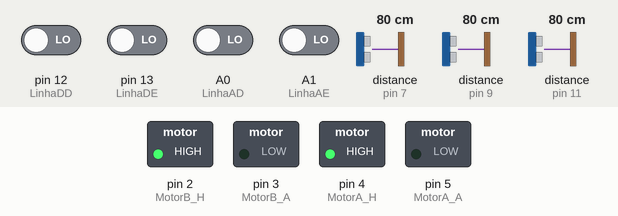
This sketch was run on a simulated Arduino Uno, built with avr-gcc and run on an emulated ATmega328P. Parts: switched loads named in the sketch (green lamp = pin HIGH). Dashed ring = blinking. Inputs (shaded band) come from the test bench; at power-on: A0 (LinhaAD), A1 (LinhaAE), pin 12 (LinhaDD), pin 13 (LinhaDE) LOW, distance to the obstacle (sensors on pin 9, pin 7, pin 11) 80 cm. The echo pulse lasts 58.3 µs per cm; what the sketch prints to the serial monitor is not drawn.

Above: at 1.2 s.
1.3 s: distance to the obstacle (sensor on pin 9) set to 11 cm
2.8 s: distance to the obstacle (sensor on pin 9) set to 8 cm
5.0 s: distance to the obstacle (sensor on pin 7) set to 2 cm
At 6.0 s:
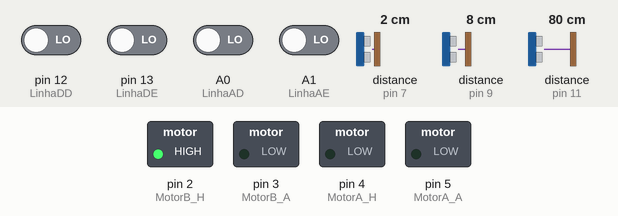
6.7 s: distance to the obstacle (sensor on pin 9) set to 6 cm
8.2 s: distance to the obstacle (sensor on pin 9) set to 3 cm
At 8.55 s:
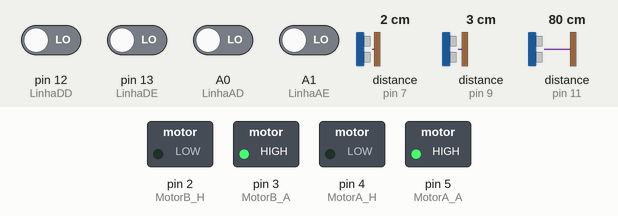
11.2 s: distance to the obstacle (sensor on pin 7) set to 120 cm
At 12.16 s:
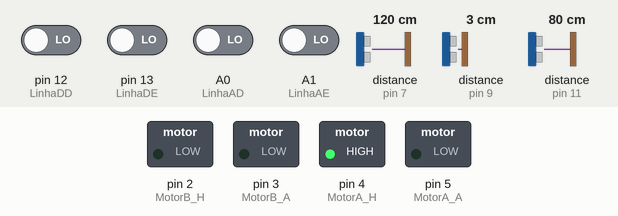
Timing chart, 0 to 15.2 s (numbered marks = the images above; inputs shaded):
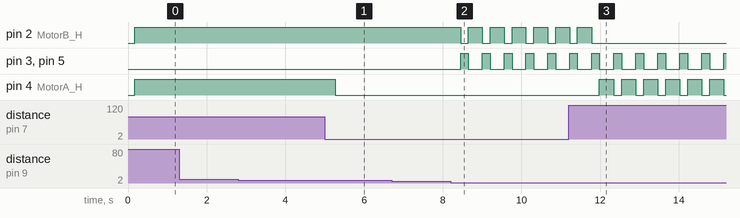

Measured:
- the behaviour switches between 5 and 4 cm on distance to the obstacle (sensor on pin 9) (found by bisection; images 1 and 2)
- after the input at 1.3 s, every drawn part: stays the same
- after the input at 2.8 s, every drawn part: stays the same
- after the input at 5.0 s, pin 4 (MotorA_H): HIGH → LOW after 0.27 s
- after the input at 6.7 s, every drawn part: stays the same
- after the input at 8.2 s, pin 2 (MotorB_H): alternates HIGH for 0.35 s and LOW for 0.20 s, starting after 0.25 s; pin 3 (MotorB_A), pin 5 (MotorA_A): alternates HIGH for 0.20 s and LOW for 0.35 s, starting after 0.25 s
- after the input at 11.2 s, pin 2 (MotorB_H): goes on until 11.8 s, then stays LOW; pin 4 (MotorA_H): alternates HIGH for 0.36 s and LOW for 0.20 s, starting after 0.78 s

The sketch:

Robo_3_Sensor.ino
```cpp
/***************************************************************/
/* Centro de Informática - Universidade Federal da Paraíba     */
/* Discente: Wagner Dantas Garcia - wagnergarcia@cc.ci.ufpb.br */
/* Data de Criação: 16/06/2019                                 */
/***************************************************************/
/* Robô com 3 Sensores Ultrasonico       */
/***************************************************************/

/* Importando as Bibliotecas */
#include <HCSR04.h>

/* Define os Pinos */

#define MotorB_H 2
#define MotorB_A 3
#define MotorA_H 4
#define MotorA_A 5
#define trigger_SensorD 6
#define echo_SensorD 7
#define trigger_SensorF 8
#define echo_SensorF 9
#define trigger_SensorE 10
#define echo_SensorE 11
#define LinhaDD 12
#define LinhaDE 13
#define LinhaAD A0
#define LinhaAE A1


/* Inicia os Sensores */
UltraSonicDistanceSensor sensorD(trigger_SensorD, echo_SensorD);
UltraSonicDistanceSensor sensorF(trigger_SensorF, echo_SensorF);
UltraSonicDistanceSensor sensorE(trigger_SensorE, echo_SensorE);

/* Prototipos */
void frente();
void direita();
void esquerda();
void parar();
void re();

void setup() {
  pinMode(LinhaAD, INPUT);
  pinMode(LinhaAE, INPUT);
  pinMode(LinhaDD, INPUT);
  pinMode(LinhaDE, INPUT);
  pinMode(MotorB_H, OUTPUT);
  pinMode(MotorB_A, OUTPUT);
  pinMode(MotorA_H, OUTPUT);
  pinMode(MotorA_A, OUTPUT);
  Serial.begin(9600);
  Serial.println("Lendo dados do Sensor...");
}

void loop() {
  double distanciaD, distanciaF, distanciaE;
  distanciaD = sensorD.measureDistanceCm();
  distanciaF = sensorF.measureDistanceCm();
  distanciaE = sensorE.measureDistanceCm();

  Serial.print("Sensor Direita Analogico = ");
  Serial.print(digitalRead(LinhaAD));

  Serial.print("Sensor Esquerda Analogico = ");
  Serial.print(digitalRead(LinhaAE));

  Serial.print("Sensor Direita Digital = ");
  Serial.print(digitalRead(LinhaDD));

  Serial.print("Sensor Esquerda Digital = ");
  Serial.print(digitalRead(LinhaDE));

  /*
  Serial.print("\t\t\t\t\t\t\t\tSensor Direita = ");
  Serial.print(distanciaD);
  Serial.println(" CM");

  Serial.print("\t\t\t\tSensor Frente = ");
  Serial.print(distanciaF);
  Serial.println(" CM");

  Serial.print("Sensor Esquerda = ");
  Serial.print(distanciaE);
  Serial.println(" CM");
  */
  delay(100);

  if (distanciaF >= 10){
    frente();
  }
  else if (distanciaD > distanciaE){
    if (distanciaF < 5){
      re();
    }
    direita();
  }
  else if (distanciaE > distanciaD){
    if (distanciaF < 5){
      re();
    }
    esquerda();
  }
}

void frente() {
  //Serial.println("Frente!");
  digitalWrite(MotorA_H, HIGH);
  digitalWrite(MotorB_H, HIGH);
  digitalWrite(MotorA_A, LOW);
  digitalWrite(MotorB_A, LOW);
  delay(200);
}
void direita() {
  //Serial.println("Direita!");
  digitalWrite(MotorA_H, HIGH);
  digitalWrite(MotorB_H, LOW);
  digitalWrite(MotorA_A, LOW);
  digitalWrite(MotorB_A, LOW);
  delay(200);
}
void esquerda() {
  //Serial.println("Esquerda!");
  digitalWrite(MotorA_H, LOW);
  digitalWrite(MotorB_H, HIGH);
  digitalWrite(MotorA_A, LOW);
  digitalWrite(MotorB_A, LOW);
  delay(200);
}
void parar() {
  //Serial.println("Parar!");
  digitalWrite(MotorA_H, LOW);
  digitalWrite(MotorB_H, LOW);
  digitalWrite(MotorA_A, LOW);
  digitalWrite(MotorB_A, LOW);
}
void re() {
  //Serial.println("Frio!");
  digitalWrite(MotorA_H, LOW);
  digitalWrite(MotorB_H, LOW);
  digitalWrite(MotorA_A, HIGH);
  digitalWrite(MotorB_A, HIGH);
  delay(200);
}
```
